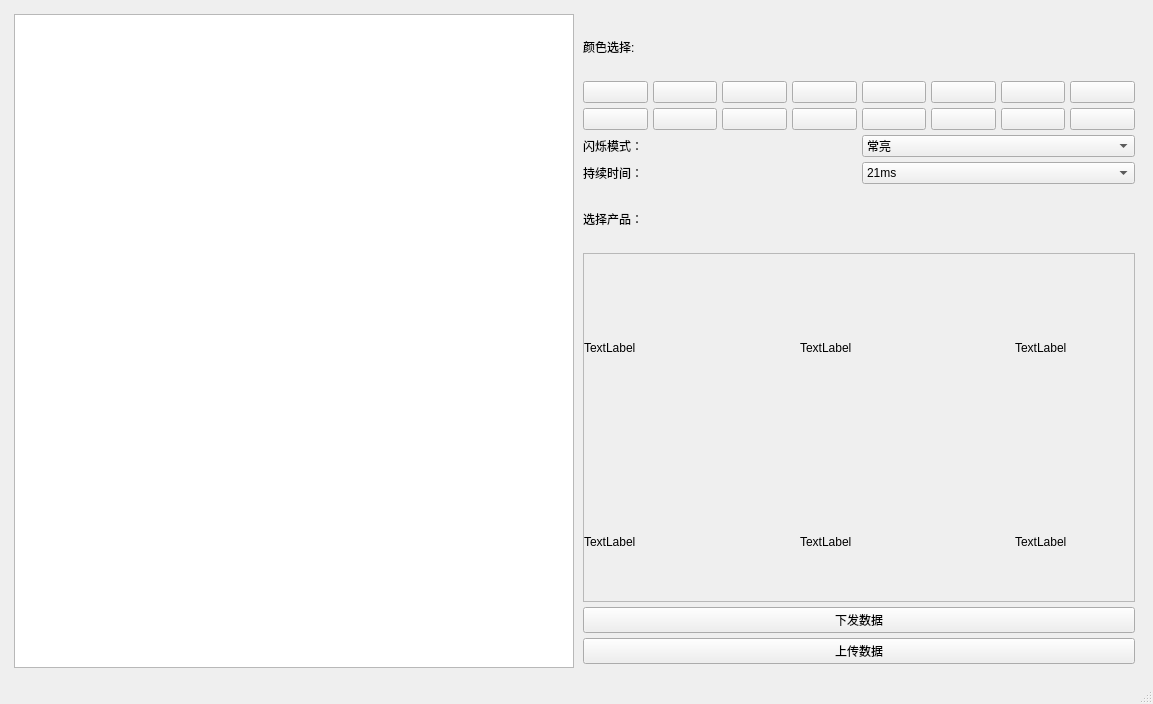
<?xml version="1.0" encoding="UTF-8"?>
<ui version="4.0">
 <class>MainSettingWindow</class>
 <widget class="QMainWindow" name="MainSettingWindow">
  <property name="geometry">
   <rect>
    <x>0</x>
    <y>0</y>
    <width>1153</width>
    <height>704</height>
   </rect>
  </property>
  <property name="windowTitle">
   <string>MainSettingWindow</string>
  </property>
  <widget class="QWidget" name="centralwidget">
   <layout class="QGridLayout" name="gridLayout_4">
    <item row="0" column="0">
     <layout class="QGridLayout" name="gridLayout_3" rowstretch="0" columnstretch="1,1" columnminimumwidth="1,1">
      <property name="leftMargin">
       <number>5</number>
      </property>
      <property name="topMargin">
       <number>5</number>
      </property>
      <property name="rightMargin">
       <number>5</number>
      </property>
      <property name="bottomMargin">
       <number>5</number>
      </property>
      <property name="spacing">
       <number>5</number>
      </property>
      <item row="0" column="0">
       <widget class="QGraphicsView" name="graphicsView"/>
      </item>
      <item row="0" column="1">
       <layout class="QVBoxLayout" name="verticalLayout" stretch="1,2,1,1,1,6,1,1">
        <property name="leftMargin">
         <number>4</number>
        </property>
        <property name="topMargin">
         <number>4</number>
        </property>
        <property name="rightMargin">
         <number>4</number>
        </property>
        <property name="bottomMargin">
         <number>4</number>
        </property>
        <item>
         <widget class="QLabel" name="label_9">
          <property name="text">
           <string>颜色选择:</string>
          </property>
         </widget>
        </item>
        <item>
         <layout class="QGridLayout" name="gridLayout">
          <item row="0" column="7">
           <widget class="QPushButton" name="pushButton_7">
            <property name="text">
             <string/>
            </property>
           </widget>
          </item>
          <item row="0" column="4">
           <widget class="QPushButton" name="pushButton_4">
            <property name="text">
             <string/>
            </property>
           </widget>
          </item>
          <item row="0" column="2">
           <widget class="QPushButton" name="pushButton_2">
            <property name="text">
             <string/>
            </property>
           </widget>
          </item>
          <item row="0" column="5">
           <widget class="QPushButton" name="pushButton_5">
            <property name="text">
             <string/>
            </property>
           </widget>
          </item>
          <item row="0" column="1">
           <widget class="QPushButton" name="pushButton_1">
            <property name="text">
             <string/>
            </property>
           </widget>
          </item>
          <item row="0" column="6">
           <widget class="QPushButton" name="pushButton_6">
            <property name="text">
             <string/>
            </property>
           </widget>
          </item>
          <item row="0" column="3">
           <widget class="QPushButton" name="pushButton_3">
            <property name="text">
             <string/>
            </property>
           </widget>
          </item>
          <item row="0" column="0">
           <widget class="QPushButton" name="pushButton_0">
            <property name="text">
             <string/>
            </property>
           </widget>
          </item>
          <item row="1" column="0">
           <widget class="QPushButton" name="pushButton_8">
            <property name="text">
             <string/>
            </property>
           </widget>
          </item>
          <item row="1" column="1">
           <widget class="QPushButton" name="pushButton_9">
            <property name="text">
             <string/>
            </property>
           </widget>
          </item>
          <item row="1" column="2">
           <widget class="QPushButton" name="pushButton_10">
            <property name="text">
             <string/>
            </property>
           </widget>
          </item>
          <item row="1" column="3">
           <widget class="QPushButton" name="pushButton_11">
            <property name="text">
             <string/>
            </property>
           </widget>
          </item>
          <item row="1" column="4">
           <widget class="QPushButton" name="pushButton_12">
            <property name="text">
             <string/>
            </property>
           </widget>
          </item>
          <item row="1" column="5">
           <widget class="QPushButton" name="pushButton_13">
            <property name="text">
             <string/>
            </property>
           </widget>
          </item>
          <item row="1" column="6">
           <widget class="QPushButton" name="pushButton_14">
            <property name="text">
             <string/>
            </property>
           </widget>
          </item>
          <item row="1" column="7">
           <widget class="QPushButton" name="pushButton_15">
            <property name="text">
             <string/>
            </property>
           </widget>
          </item>
         </layout>
        </item>
        <item>
         <layout class="QHBoxLayout" name="horizontalLayout">
          <item>
           <widget class="QLabel" name="label">
            <property name="text">
             <string>闪烁模式：</string>
            </property>
           </widget>
          </item>
          <item>
           <widget class="QComboBox" name="comboBox_2">
            <item>
             <property name="text">
              <string>常亮</string>
             </property>
            </item>
            <item>
             <property name="text">
              <string>闪烁</string>
             </property>
            </item>
            <item>
             <property name="text">
              <string>简便</string>
             </property>
            </item>
            <item>
             <property name="text">
              <string>流水</string>
             </property>
            </item>
           </widget>
          </item>
         </layout>
        </item>
        <item>
         <layout class="QHBoxLayout" name="horizontalLayout_2">
          <item>
           <widget class="QLabel" name="label_2">
            <property name="text">
             <string>持续时间：</string>
            </property>
           </widget>
          </item>
          <item>
           <widget class="QComboBox" name="comboBox">
            <item>
             <property name="text">
              <string>21ms</string>
             </property>
            </item>
            <item>
             <property name="text">
              <string>5ms</string>
             </property>
            </item>
            <item>
             <property name="text">
              <string>10ms</string>
             </property>
            </item>
            <item>
             <property name="text">
              <string>20ms</string>
             </property>
            </item>
            <item>
             <property name="text">
              <string>50ms</string>
             </property>
            </item>
            <item>
             <property name="text">
              <string>100ms</string>
             </property>
            </item>
            <item>
             <property name="text">
              <string>150ms</string>
             </property>
            </item>
            <item>
             <property name="text">
              <string>200ms</string>
             </property>
            </item>
            <item>
             <property name="text">
              <string>500ms</string>
             </property>
            </item>
            <item>
             <property name="text">
              <string>1s</string>
             </property>
            </item>
            <item>
             <property name="text">
              <string>2s</string>
             </property>
            </item>
            <item>
             <property name="text">
              <string>5s</string>
             </property>
            </item>
            <item>
             <property name="text">
              <string>10s</string>
             </property>
            </item>
            <item>
             <property name="text">
              <string>20s</string>
             </property>
            </item>
            <item>
             <property name="text">
              <string>50s</string>
             </property>
            </item>
            <item>
             <property name="text">
              <string>1min</string>
             </property>
            </item>
           </widget>
          </item>
         </layout>
        </item>
        <item>
         <widget class="QLabel" name="label_10">
          <property name="text">
           <string>选择产品：</string>
          </property>
         </widget>
        </item>
        <item>
         <widget class="QScrollArea" name="scrollArea">
          <property name="widgetResizable">
           <bool>true</bool>
          </property>
          <widget class="QWidget" name="scrollAreaWidgetContents">
           <property name="geometry">
            <rect>
             <x>0</x>
             <y>0</y>
             <width>550</width>
             <height>267</height>
            </rect>
           </property>
           <widget class="QWidget" name="gridLayoutWidget_2">
            <property name="geometry">
             <rect>
              <x>0</x>
              <y>0</y>
              <width>641</width>
              <height>381</height>
             </rect>
            </property>
            <layout class="QGridLayout" name="gridLayout_2">
             <item row="0" column="0">
              <widget class="myLabel" name="label_3">
               <property name="text">
                <string>TextLabel</string>
               </property>
              </widget>
             </item>
             <item row="2" column="1">
              <widget class="myLabel" name="label_7">
               <property name="text">
                <string>TextLabel</string>
               </property>
              </widget>
             </item>
             <item row="0" column="2">
              <widget class="myLabel" name="label_5">
               <property name="text">
                <string>TextLabel</string>
               </property>
              </widget>
             </item>
             <item row="2" column="0">
              <widget class="myLabel" name="label_6">
               <property name="text">
                <string>TextLabel</string>
               </property>
              </widget>
             </item>
             <item row="0" column="1">
              <widget class="myLabel" name="label_4">
               <property name="text">
                <string>TextLabel</string>
               </property>
              </widget>
             </item>
             <item row="2" column="2">
              <widget class="myLabel" name="label_8">
               <property name="text">
                <string>TextLabel</string>
               </property>
              </widget>
             </item>
            </layout>
           </widget>
          </widget>
         </widget>
        </item>
        <item>
         <widget class="QPushButton" name="pushButton">
          <property name="text">
           <string>下发数据</string>
          </property>
         </widget>
        </item>
        <item>
         <widget class="QPushButton" name="pushButton_18">
          <property name="text">
           <string>上传数据</string>
          </property>
         </widget>
        </item>
       </layout>
      </item>
     </layout>
    </item>
   </layout>
  </widget>
  <widget class="QMenuBar" name="menubar">
   <property name="geometry">
    <rect>
     <x>0</x>
     <y>0</y>
     <width>1153</width>
     <height>22</height>
    </rect>
   </property>
  </widget>
  <widget class="QStatusBar" name="statusbar"/>
 </widget>
 <customwidgets>
  <customwidget>
   <class>myLabel</class>
   <extends>QLabel</extends>
   <header location="global">mylabel.h</header>
  </customwidget>
 </customwidgets>
 <resources/>
 <connections/>
</ui>
